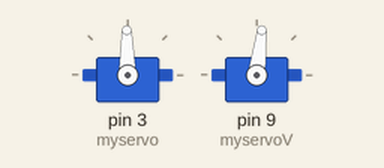
Recording of a sketch running on a simulated Arduino Uno, built with avr-gcc and run on an emulated ATmega328P. Parts: 2 × servo.

Above: at 0.05 s.
At 1.2 s:
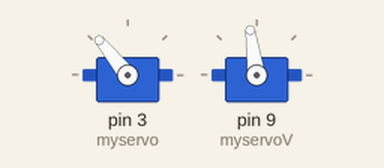
At 2.4 s:
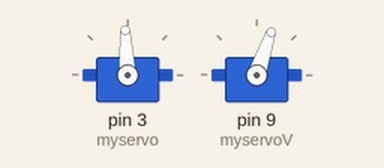
At 4.8 s:
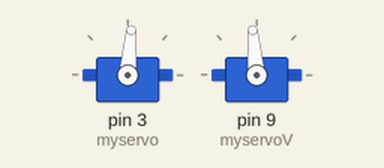
Timing chart, 0 to 6.4 s (numbered marks = the images above):
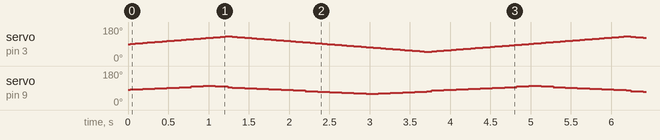

The sketch:

testeMotor.ino
```cpp
#include <Servo.h>

int pos = 90;
int posv = 80;
Servo myservo;
Servo myservoV;

void setup() {

   myservo.attach(3);
   myservoV.attach(9);
}
bool subindo = true;

void loop() {

  for(pos = pos; pos <= 130; pos += 1)
  {
    myservo.write(pos);
    myservoV.write(posv);
    delay(30);

    if( posv >= 100) subindo = false;
   if( posv <= 60) subindo = true;
    if(subindo)
    {
        if(pos % 5 == 0) posv += 3;
    }
    else
    {
      if(pos % 5 == 0) posv -= 3;
    }

  }
  for(pos = pos; pos>=50; pos-=1)
  {
    myservo.write(pos);
    myservoV.write(posv);

   delay(30);

   if( posv >= 100) subindo = false;
   if( posv <= 60) subindo = true;

    if(subindo)
    {
        if(pos % 5 == 0) posv += 3;
    }
    else
    {
      if(pos % 5 == 0) posv -= 3;
    }


  }
}
```
